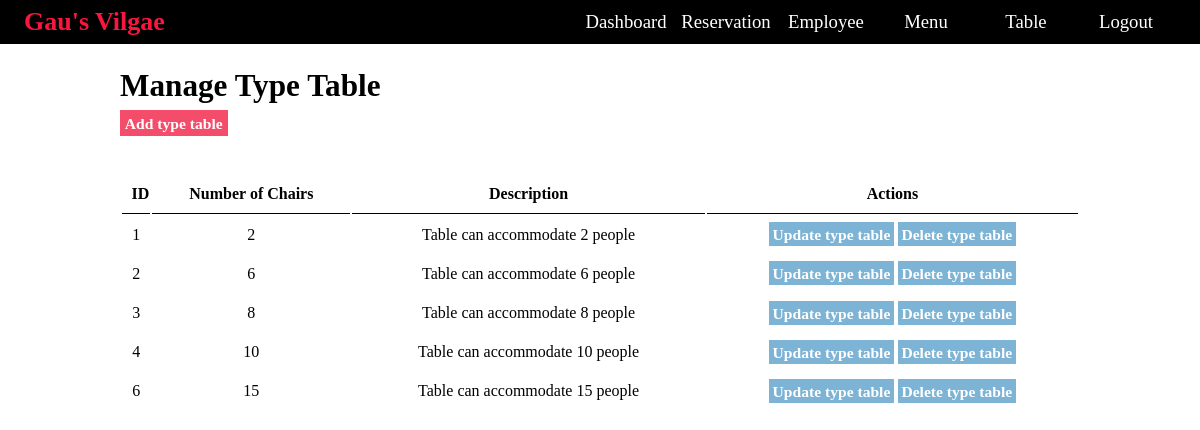
/admin/manage-type-table.php (signed in), run on the app's committed database.
### tables this page shows
CREATE TABLE IF NOT EXISTS `tbl_type_table` (
  `id` int NOT NULL AUTO_INCREMENT,
  `num_of_chairs` int NOT NULL,
  `description` varchar(100) NOT NULL,
  PRIMARY KEY (`id`)
);

### config/constants.php (called while the page is built, shortened)
<?php
    $siteurl = "http://localhost:89/restaurant/";
?>

### admin/manage-type-table.php (the view, shortened to what this page needs)
<?php include('partials/head.php'); ?>
<div class="main-content">
    <div class="ct-box">
        <h1>Manage Type Table</h1>
        <br>
        <a href="add-type-table.php" class="btn-prm">Add type table</a>
        <br><br><br>
        <table class="tbl-full">
            <tr>
                <th>ID</th>
                <th>Number of Chairs</th>
                <th>Description</th>
                <th>Actions</th>
            </tr>
            <?php
                $sql = "SELECT *  FROM tbl_type_table";
                $res = mysqli_query($conn, $sql);
                if($res == true)
                {
                    $count = mysqli_num_rows($res);
                    if($count > 0)
                    {
                        while($row=mysqli_fetch_assoc($res))
                        {
                            $id = $row['id'];
                            $chairs = $row['num_of_chairs'];
                            $description = $row['description'];
            ?>
                        <tr>
                            <td><?php echo $id; ?></td>
                            <td style="text-align: center;"><?php echo $chairs; ?></td>
                            <td><?php echo $description; ?></td>
                            <td>
                                <a href="<?php echo $siteurl; ?>admin/update-type-table.php?id=<?php echo $id; ?>" class="btn-scd">Update type table</a>
                                <a href="<?php echo $siteurl; ?>admin/delete-type-table.php?id=<?php echo $id; ?>" class="btn-scd">Delete type table</a>
                            </td>
                        </tr>
            <?php
                        }
                    }
                }
            ?>
        </table>
    </div>
</div>
<?php include('partials/footer.php'); ?>

### css/admin.css (style rules this page uses)
* { margin: 0; padding: 0; font-family: Cambria, Cochin, Georgia, Times, 'Times New Roman', serif; box-sizing: border-box; }
html { font-size: 65%; scroll-behavior: smooth; }
.main-content { width: 100%; }
.ct-box { width: 80%; margin: 2% auto; }
.ct-box a { text-decoration: none; }
.ct-box h1 { font-size: 3rem; }
.tbl-full { width: 100%; margin-top: 2%; }
table tr th { border-bottom: 1px solid black; padding: 1%; text-align: center; }
table tr td { padding: 1%; text-align: center; }
table tr td a { text-decoration: none; }
.btn-prm { text-decoration: none; background-color: #f34d6b; color: white; padding: 0.5%; font-weight: bold; border: 3px; font-size: 1.5rem; }
.btn-scd { text-decoration: none; background-color: #7db3d4; color: white; padding: 1%; font-size: 1.5rem; font-weight: bold; border: 3px #7db3d4; }

### data on the page
tbl_type_table: id "1", num_of_chairs "2", description "Table can accommodate 2 people"
tbl_type_table: id "2", num_of_chairs "6", description "Table can accommodate 6 people"
tbl_type_table: id "3", num_of_chairs "8", description "Table can accommodate 8 people"
tbl_type_table: id "4", num_of_chairs "10", description "Table can accommodate 10 people"
tbl_type_table: id "6", num_of_chairs "15", description "Table can accommodate 15 people"
